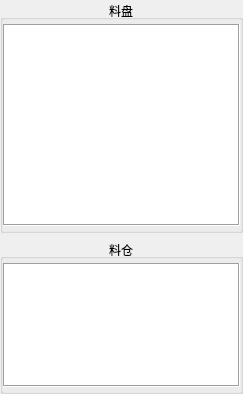
<?xml version="1.0" encoding="UTF-8"?>
<ui version="4.0">
 <class>TrayCtrl</class>
 <widget class="QWidget" name="TrayCtrl">
  <property name="geometry">
   <rect>
    <x>0</x>
    <y>0</y>
    <width>243</width>
    <height>394</height>
   </rect>
  </property>
  <property name="windowTitle">
   <string>Form</string>
  </property>
  <property name="styleSheet">
   <string notr="true"/>
  </property>
  <layout class="QVBoxLayout" name="verticalLayout_3" stretch="3,2">
   <property name="spacing">
    <number>6</number>
   </property>
   <property name="leftMargin">
    <number>0</number>
   </property>
   <property name="topMargin">
    <number>0</number>
   </property>
   <property name="rightMargin">
    <number>0</number>
   </property>
   <property name="bottomMargin">
    <number>0</number>
   </property>
   <item>
    <widget class="QGroupBox" name="groupBoxTray">
     <property name="title">
      <string>料盘</string>
     </property>
     <property name="alignment">
      <set>Qt::AlignCenter</set>
     </property>
     <layout class="QVBoxLayout" name="verticalLayout">
      <property name="spacing">
       <number>0</number>
      </property>
      <property name="leftMargin">
       <number>0</number>
      </property>
      <property name="topMargin">
       <number>4</number>
      </property>
      <property name="rightMargin">
       <number>0</number>
      </property>
      <property name="bottomMargin">
       <number>4</number>
      </property>
      <item>
       <widget class="QTableView" name="tableViewTray">
        <property name="focusPolicy">
         <enum>Qt::NoFocus</enum>
        </property>
        <property name="contextMenuPolicy">
         <enum>Qt::NoContextMenu</enum>
        </property>
        <property name="styleSheet">
         <string notr="true">selection-color: rgb(171, 171, 171);</string>
        </property>
        <property name="frameShape">
         <enum>QFrame::Box</enum>
        </property>
        <property name="selectionMode">
         <enum>QAbstractItemView::NoSelection</enum>
        </property>
        <attribute name="horizontalHeaderVisible">
         <bool>false</bool>
        </attribute>
        <attribute name="verticalHeaderVisible">
         <bool>false</bool>
        </attribute>
       </widget>
      </item>
     </layout>
    </widget>
   </item>
   <item>
    <widget class="QGroupBox" name="groupBoxSilos">
     <property name="title">
      <string>料仓</string>
     </property>
     <property name="alignment">
      <set>Qt::AlignCenter</set>
     </property>
     <layout class="QVBoxLayout" name="verticalLayout_2">
      <property name="spacing">
       <number>0</number>
      </property>
      <property name="leftMargin">
       <number>0</number>
      </property>
      <property name="topMargin">
       <number>4</number>
      </property>
      <property name="rightMargin">
       <number>0</number>
      </property>
      <property name="bottomMargin">
       <number>4</number>
      </property>
      <item>
       <widget class="QTableView" name="tableViewSilos">
        <property name="styleSheet">
         <string notr="true"/>
        </property>
        <property name="frameShape">
         <enum>QFrame::Box</enum>
        </property>
       </widget>
      </item>
     </layout>
    </widget>
   </item>
  </layout>
 </widget>
 <resources/>
 <connections/>
</ui>
